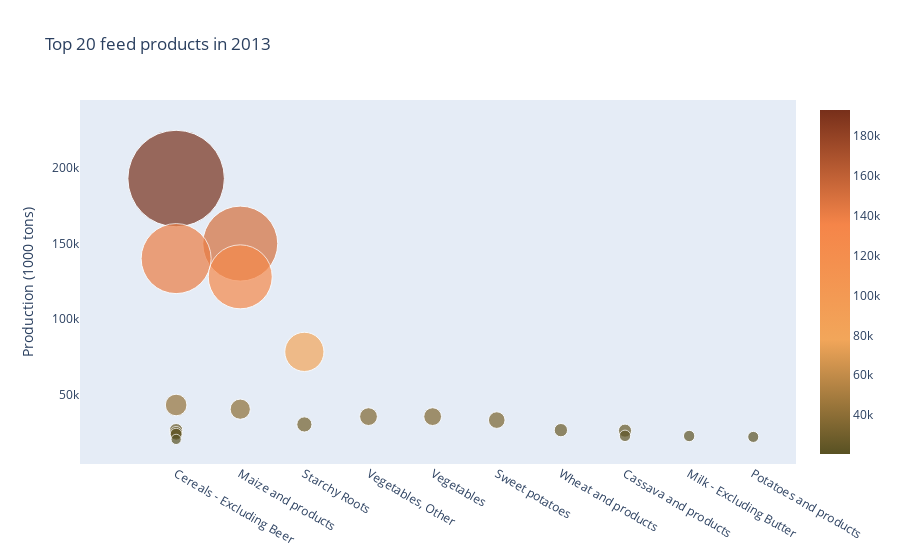

The code cell stored with this chart in its notebook:
### Markdown cell above
Commenta

### Code cell
# Filtro per estrarre solo gli elementi 'Feed'
filter_feed = df_prod.Element == 'Feed'

# Filtro per estrarre solo l'anno 2013
filter_year = df_prod.Years == '2013'

# Creo un subset del dataframe con le condizioni imposte dai filtri e con le colonne che riguardano l'alimento, il paese e il valore di produzione
feed_2013 = df_prod.loc[(filter_feed) & (filter_year), ['Item','Country_Name', 'Production']]

# Ordino i valori di produzione in maniera decrescente e prendo i primi 20 elementi
feed_2013 = feed_2013.sort_values(by='Production', ascending=False).reset_index(drop=True).head(20)

fig = go.Scatter(
    
    y = feed_2013.Production,
    x = feed_2013.Item,
    text = feed_2013.Country_Name,
    name = 'Feed',
    mode='markers',

    marker=dict(
        sizemode = 'diameter',
        sizeref = 1,
        size = feed_2013.Production/2000,
        color = feed_2013.Production,
        colorscale=['#585123','#F2A65A','#F58549','#772F1A'],
        showscale=True))

# Plot layout
layout= go.Layout(
    autosize= True,
    title= 'Top 20 feed products in 2013',
    hovermode= 'closest',

     xaxis= dict(
         ticklen= 5,
         showgrid=False,
        zeroline=False,
        showline=False),

    yaxis=dict(
        title= 'Production (1000 tons)',
        showgrid=False,
        zeroline=False,
        ticklen= 5,
        gridwidth= 2
    ),
    showlegend= False)

data = [fig]

fig = go.Figure(data=data, layout=layout)
fig.show()
# py.iplot(fig,filename='scatterplot')

### Figure 1 — Plotly figure (JSON) as saved in the notebook; plotly's stock layout.template omitted (floating-point values rounded to 4 significant figures)
{"data": [{"marker": {"color": [193043, 150000, 140096, 128024, 78401, 43263, 40487, 35582, 35582, 33270, 30398, 26628, 26615, 26288, 24926, 23906, 22868, 22757, 22165, 20516], "colorscale": [[0, "#585123"], [0.3333, "#F2A65A"], [0.6667, "#F58549"], [1, "#772F1A"]], "showscale": true, "size": [96.52, 75, 70.05, 64.01, 39.2, 21.63, 20.24, 17.79, 17.79, 16.64, 15.2, 13.31, 13.31, 13.14, 12.46, 11.95, 11.43, 11.38, 11.08, 10.26], "sizemode": "diameter", "sizeref": 1}, "mode": "markers", "name": "Feed", "text": ["China, mainland", "China, mainland", "United States of America", "United States of America", "China, mainland", "Brazil", "Brazil", "China, mainland", "China, mainland", "China, mainland", "Nigeria", "China, mainland", "Germany", "Nigeria", "Spain", "Canada", "China, mainland", "India", "China, mainland", "Mexico"], "type": "scatter", "x": ["Cereals - Excluding Beer", "Maize and products", "Cereals - Excluding Beer", "Maize and products", "Starchy Roots", "Cereals - Excluding Beer", "Maize and products", "Vegetables, Other", "Vegetables", "Sweet potatoes", "Starchy Roots", "Wheat and products", "Cereals - Excluding Beer", "Cassava and products", "Cereals - Excluding Beer", "Cereals - Excluding Beer", "Cassava and products", "Milk - Excluding Butter", "Potatoes and products", "Cereals - Excluding Beer"], "y": [193043, 150000, 140096, 128024, 78401, 43263, 40487, 35582, 35582, 33270, 30398, 26628, 26615, 26288, 24926, 23906, 22868, 22757, 22165, 20516]}], "layout": {"autosize": true, "hovermode": "closest", "showlegend": false, "title": {"text": "Top 20 feed products in 2013"}, "xaxis": {"showgrid": false, "showline": false, "ticklen": 5, "zeroline": false}, "yaxis": {"gridwidth": 2, "showgrid": false, "ticklen": 5, "title": {"text": "Production (1000 tons)"}, "zeroline": false}}}
